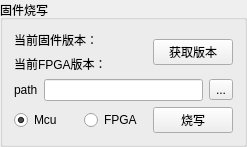
         <widget class="QGroupBox" name="groupBoxFirmwareWrite">
          <property name="title">
           <string>固件烧写</string>
          </property>
          <layout class="QGridLayout" name="gridLayout_4">
           <item row="0" column="0">
            <layout class="QVBoxLayout" name="verticalLayout_9">
             <item>
              <layout class="QHBoxLayout" name="horizontalLayout_10">
               <item>
                <layout class="QVBoxLayout" name="verticalLayout_8">
                 <item>
                  <widget class="QLabel" name="labelCurFirmwareVersion">
                   <property name="text">
                    <string>当前固件版本：</string>
                   </property>
                  </widget>
                 </item>
                 <item>
                  <widget class="QLabel" name="labelCurFpgaVersion">
                   <property name="text">
                    <string>当前FPGA版本：</string>
                   </property>
                  </widget>
                 </item>
                </layout>
               </item>
               <item>
                <spacer name="horizontalSpacer_5">
                 <property name="orientation">
                  <enum>Qt::Horizontal</enum>
                 </property>
                 <property name="sizeHint" stdset="0">
                  <size>
                   <width>40</width>
                   <height>20</height>
                  </size>
                 </property>
                </spacer>
               </item>
               <item>
                <widget class="QPushButton" name="BtnGetVersion">
                 <property name="text">
                  <string>获取版本</string>
                 </property>
                </widget>
               </item>
              </layout>
             </item>
             <item>
              <layout class="QHBoxLayout" name="horizontalLayout_11">
               <item>
                <widget class="QLabel" name="label_6">
                 <property name="text">
                  <string>path</string>
                 </property>
                </widget>
               </item>
               <item>
                <widget class="QLineEdit" name="lineEditPath"/>
               </item>
               <item>
                <widget class="QToolButton" name="tBtnSelectPath">
                 <property name="text">
                  <string>...</string>
                 </property>
                </widget>
               </item>
              </layout>
             </item>
             <item>
              <layout class="QHBoxLayout" name="horizontalLayout_12">
               <item>
                <widget class="QRadioButton" name="rBtnMcu">
                 <property name="text">
                  <string>Mcu</string>
                 </property>
                 <property name="checked">
                  <bool>true</bool>
                 </property>
                </widget>
               </item>
               <item>
                <widget class="QRadioButton" name="rBtnFpga">
                 <property name="text">
                  <string>FPGA</string>
                 </property>
                </widget>
               </item>
               <item>
                <widget class="QPushButton" name="BtnBurn">
                 <property name="text">
                  <string>烧写</string>
                 </property>
                </widget>
               </item>
              </layout>
             </item>
            </layout>
           </item>
          </layout>
         </widget>
